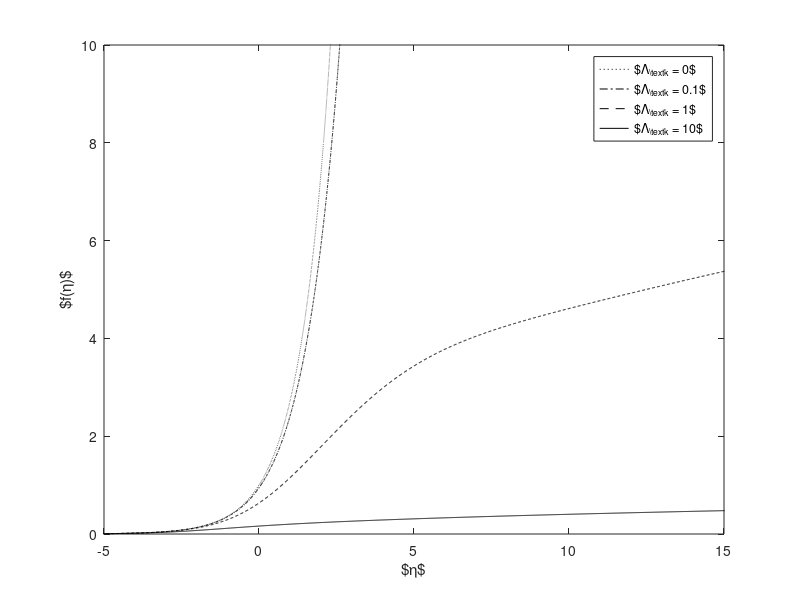
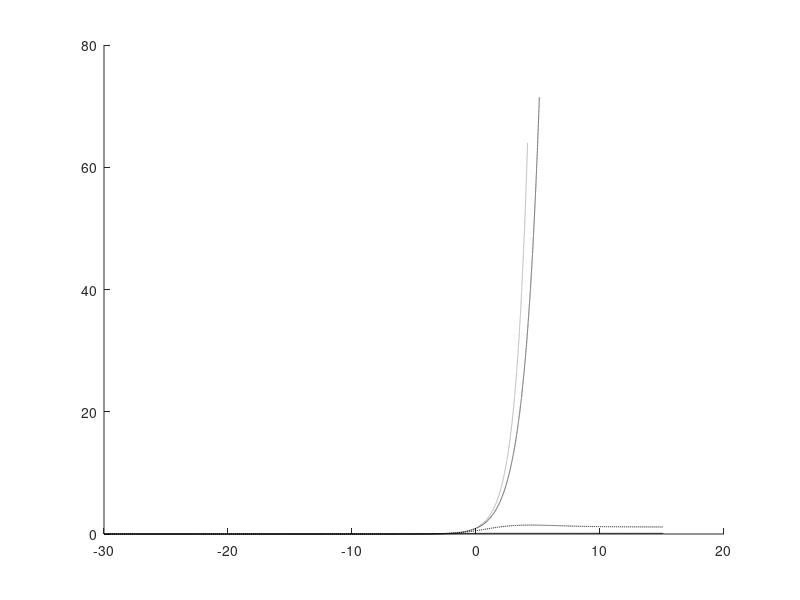
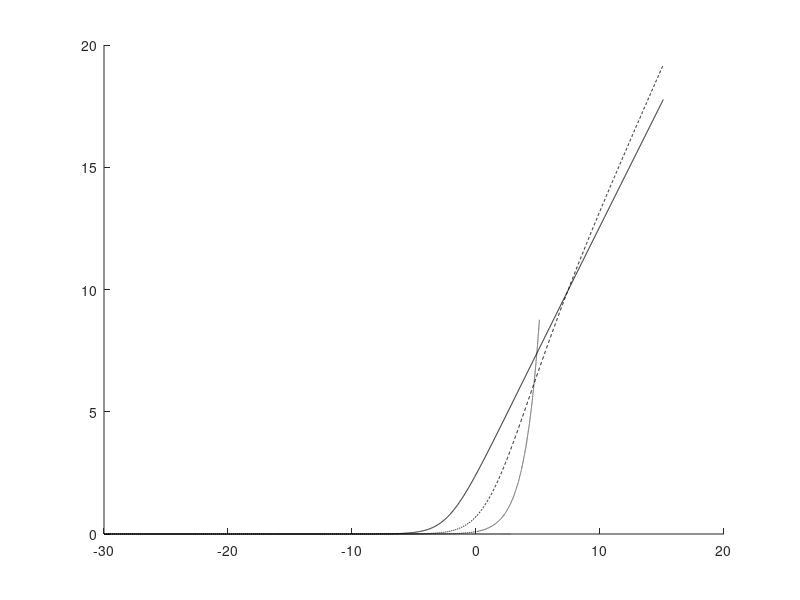

The MATLAB script that drew these images, in order: (Note: this script raises an error after producing the figures.)
close all
clear all


load SB_harden_fgk_Ap100_Ak0_At.mat

figure(1)
hold on
plot(eta,f,'k:')
figure(2)
hold on
plot(eta,g,'k:')
figure(3)
hold on
plot(eta,k,'k:')

load SB_harden_fgk_Ap100_Ak10_At.mat

figure(1)
plot(eta,f,'k-.')
figure(2)
plot(eta,g,'k-.')
figure(3)
plot(eta,k,'k-.')

load SB_harden_fgk_Ap100_Ak100_At.mat

figure(1)
plot(eta,f,'k--')
figure(2)
plot(eta,g,'k--')
figure(3)
plot(eta,k,'k--')

load SB_harden_fgk_Ap100_Ak1000_At.mat

figure(1)
plot(eta,f,'k-')
figure(2)
plot(eta,g,'k-')
figure(3)
plot(eta,k,'k-')

figure(1)
xlim([-5 15])
ylim([0 10])
xlabel('$\eta$')
ylabel('$f(\eta)$')
legend('$\Lambda_{\text{k}} = 0$','$\Lambda_{\text{k}} = 0.1$','$\Lambda_{\text{k}} = 1$','$\Lambda_{\text{k}} = 10$')
box on
set(0,'defaulttextinterpreter','none');
cleanfigure
matlab2tikz('SB_harden_f.tikz', 'showInfo', false, ...
    'parseStrings',false,'standalone', false, ...
    'height', '\figureheight', 'width','\figurewidth');



figure(2)
xlim([-5 15])
ylim([0 10])
xlabel('$\eta$')
ylabel('$g(\eta)$')
box on
set(0,'defaulttextinterpreter','none');
cleanfigure
matlab2tikz('SB_harden_g.tikz', 'showInfo', false, ...
    'parseStrings',false,'standalone', false, ...
    'height', '\figureheight', 'width','\figurewidth');



figure(3)
xlim([-5 15])
ylim([0 10])
xlabel('$\eta$')
ylabel('$k(\eta)$')
box on
set(0,'defaulttextinterpreter','none');
cleanfigure
matlab2tikz('SB_harden_k.tikz', 'showInfo', false, ...
    'parseStrings',false,'standalone', false, ...
    'height', '\figureheight', 'width','\figurewidth');
